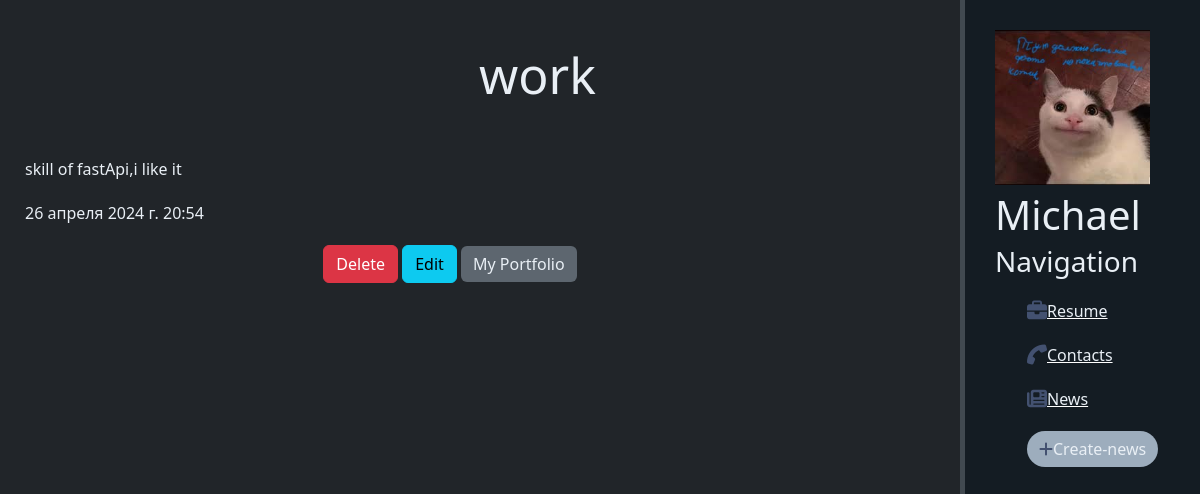
/news/6, run on the app's committed database.
### news/models.py (models this page shows, shortened)
class Artiles(models.Model):
    title = models.CharField('Name' , max_length=50)
    anons = models.CharField('Anons', max_length=200)
    full_text = models.TextField('Article')
    date = models.DateTimeField('Data')
    class Meta:
        verbose_name = "piece of news"
        verbose_name_plural = "news"

### news/views.py (the view)
# urls.py: path('<int:pk>', views.NewsDetailView.as_view(),name="news_detail"),
class NewsDetailView(DetailView):
    model = Artiles
    template_name = "news/deteils_view.html"
    context_object_name =  'article'

### news/templates/news/deteils_view.html (shortened to what this page needs)
{% extends "main/layout.html" %}
{% block content %}
     <div class="features">
         <div class='text-custom'>
            <h1>{{ article.title }}</h1><br>
            <p>{{ article.full_text }}</p>
            <p>{{ article.date }}</p>
         </div>
        <a href="{% url 'news_del' article.id%}" class="btn btn-danger">Delete</a>
         <a href="{% url 'news_up' article.id%}" class="btn btn-info">Edit</a>
         <a href="https://github.com/Kirito85?tab=repositories"><button class="btn custom-btn-deteil-view">My Portfolio</button></a>
     </div>
{% endblock %}

### main/static/main/css/main.css (style rules this page uses)
body { background: #212529; }
main .features { float: left; color:#e9eff5; margin-top: 100px; text-align: center; width: 75%; }
main .features h1 { font-size:50px; margin-top: -55px;margin-left: 175px; color: #e9eff5; }
main .features p { max-width: auto;margin: 20px auto;text-align: left; margin-left: 25px; color: #e9eff5; }
.custom-btn-deteil-view { background-color: #5D666F; color: #e9eff5; border: none; }
a { color: #ffffff; text-decoration: underline; }

### data on the page
Artiles: title "work", full_text "skill of fastApi,i like it", date "26 апреля 2024 г. 20:54"
